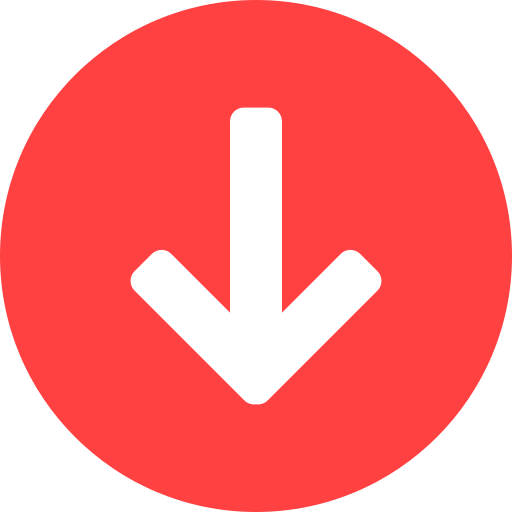
#> input picture arrow.png, 512 x 512 px
$ python make_icon.py
#> lines starting #> are read from the running program, lines starting #| are printed output that depends on the picture
"""Generates icon.ico from arrow.png with green + red variants (16-256px)."""
from PIL import Image
import struct, io

src = Image.open("arrow.png").convert("RGBA")
#> src is the input picture: PIL image 512x512 RGBA; mean R, G, B, A 175.1, 44.6, 44.6, 173.5

def colorize(color):
#> called with color = (46, 204, 113)
    out = Image.new("RGBA", src.size)
#> out: PIL image 512x512 RGBA; every value is 0
    for y in range(src.height):
        for x in range(src.width):
            r, g, b, a = src.getpixel((x, y))
            if a > 0:
                out.putpixel((x, y), (*color, a))
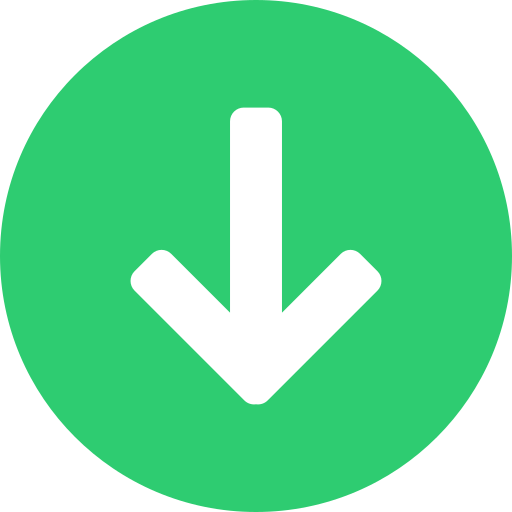
#> out: PIL image 512x512 RGBA; mean R, G, B, A 31.6, 140.1, 77.6, 173.5; transparent parts drawn white
    return out

GREEN = (46, 204, 113)
RED   = (231, 76, 60)
sizes = [16, 24, 32, 48, 64, 128, 256]

def build_ico(image, path):
    """Build ICO file with multiple sizes (manual structure)."""
#> called with path = 'icon.ico'
    frames = [image.resize((s, s), Image.LANCZOS) for s in sizes]
#> frames = 7 items
    # Encode each frame as PNG (for modern ICO)
    png_data = []
    for f in frames:
        buf = io.BytesIO()
        f.save(buf, format="PNG")
        png_data.append(buf.getvalue())
#> this loop made 7 passes
#> after the loop, png_data = 7 items
    # ICO header: reserved(2) + type(2) + count(2)
    header = struct.pack("<HHH", 0, 1, len(sizes))
    # Directory entries: each is 16 bytes
    dir_entries = b""
    offset = 6 + len(sizes) * 16
    for i, (s, png) in enumerate(zip(sizes, png_data)):
        w = 0 if s == 256 else s
        h = 0 if s == 256 else s
        bpp = 32
        size = len(png)
        dir_entries += struct.pack("<BBBBHHII", w, h, 1, 0, 1, bpp, size, offset)
        offset += size
#> this loop made 7 passes
#> (s, w, h, size, offset) on passes 1 to 7: (16, 16, 16, 680, 798), (24, 24, 24, 1244, 2042), (32, 32, 32, 1656, 3698), (48, 48, 48, 2470, 6168), (64, 64, 64, 3341, 9509), (128, 128, 128, 6966, 16475), (256, 0, 0, 14040, 30515)
#> after the loop, offset = 30515
    with open(path, "wb") as f:
        f.write(header + dir_entries)
        for png in png_data:
            f.write(png)
    print(f"{path}: {len(sizes)} Grössen, {offset} Bytes")
#| icon.ico: 7 Grössen, 30515 Bytes

build_ico(colorize(GREEN), "icon.ico")
build_ico(colorize(RED), "icon_red.ico")
#> call 2 of colorize, with color = (231, 76, 60)
#> after the loop in colorize (call 2), `for y in range(src.height):`:
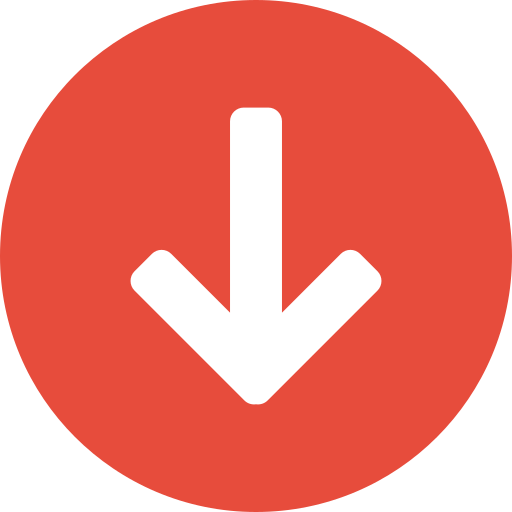
#> out: PIL image 512x512 RGBA; mean R, G, B, A 158.6, 52.2, 41.2, 173.5; transparent parts drawn white
#> the loop in build_ico (call 2), `for f in frames:` made 7 passes
#> the loop in build_ico (call 2), `for i, (s, png) in enumerate(zip(sizes, png_data)):` made 7 passes
#> (s, w, h, size, offset) on passes 1 to 7: (16, 16, 16, 666, 784), (24, 24, 24, 1148, 1932), (32, 32, 32, 1668, 3600), (48, 48, 48, 2574, 6174), (64, 64, 64, 3300, 9474), (128, 128, 128, 6766, 16240), (256, 0, 0, 13736, 29976)
#> the loop in build_ico (call 2), `for png in png_data:` made 7 passes
#| icon_red.ico: 7 Grössen, 29976 Bytes
print("Fertig.")
